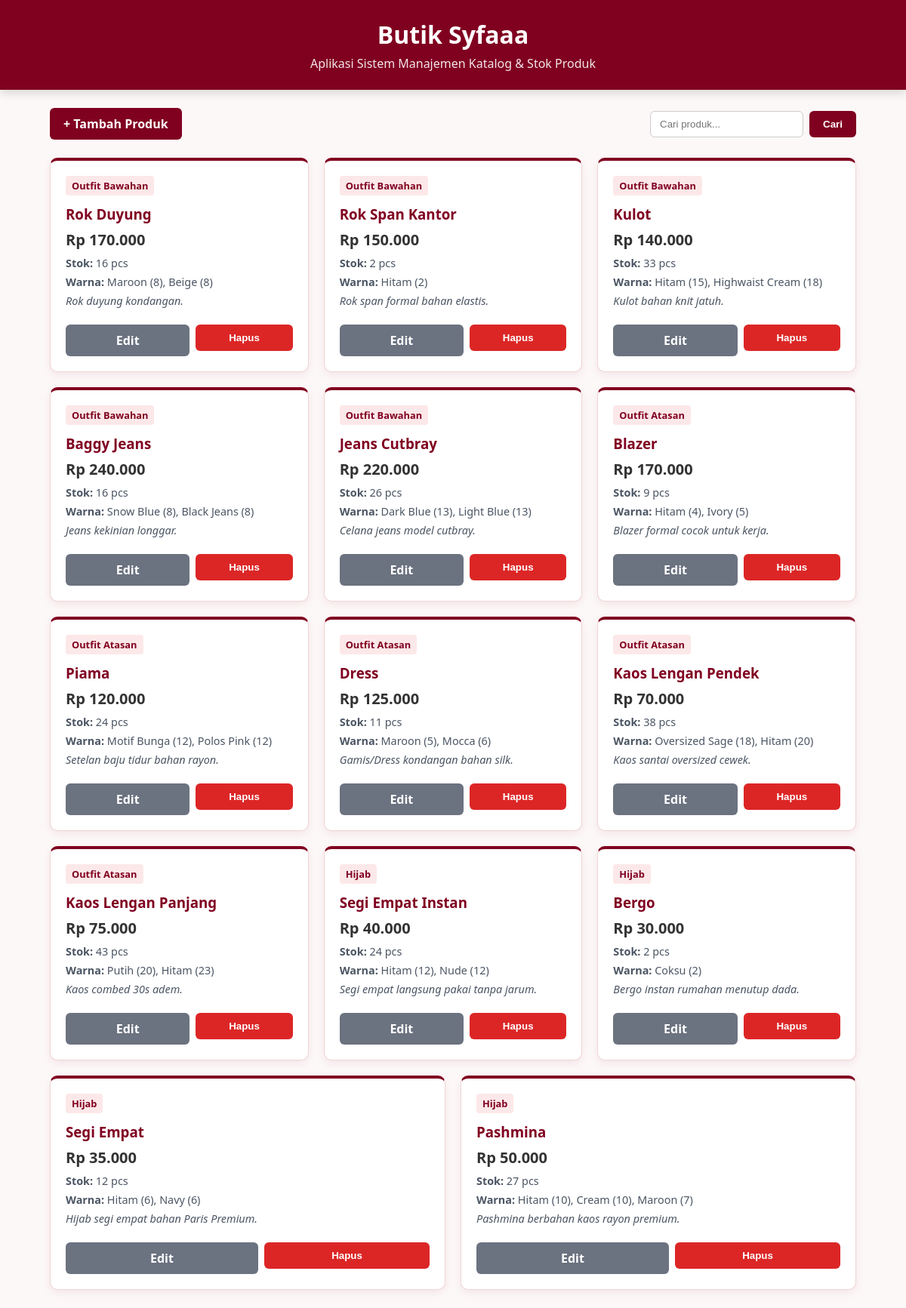
The page / on the database its author committed.
### tables this page shows
CREATE TABLE IF NOT EXISTS products (
    id INT AUTO_INCREMENT PRIMARY KEY,
    name VARCHAR(100) NOT NULL UNIQUE,
    category VARCHAR(50) NOT NULL DEFAULT 'Umum',
    price DECIMAL(12,2) NOT NULL,
    stock INT NOT NULL DEFAULT 0,
    colors VARCHAR(255) DEFAULT NULL,
    description TEXT DEFAULT NULL,
    created_at TIMESTAMP DEFAULT CURRENT_TIMESTAMP
);

### public/index.php (the view, shortened to what this page needs)
<?php
require_once __DIR__ . '/../config/db.php';
$q = trim($_GET['q'] ?? '');
if ($q !== '') {
    $sql = "SELECT * FROM products WHERE name LIKE :q OR category LIKE :q ORDER BY id DESC";
    $stmt = $pdo->prepare($sql);
    $stmt->execute(['q' => "%$q%"]);
} else {
    $stmt = $pdo->query("SELECT * FROM products ORDER BY id DESC");
}
$products = $stmt->fetchAll();
?>
<!DOCTYPE html>
<html lang="id">
<head>
    <link rel="stylesheet" href="assets/style.css">
</head>
<body>
    <div class="header">
        <h1>Butik Syfaaa</h1>
        <p>Aplikasi Sistem Manajemen Katalog & Stok Produk</p>
    </div>
    <div class="container">
        <div class="top-bar">
            <a href="create.php" class="btn">+ Tambah Produk</a>
            <form method="GET" class="search-form">
                <input type="text" name="q" placeholder="Cari produk..." value="<?= htmlspecialchars($q, ENT_QUOTES, 'UTF-8') ?>">
                <button type="submit" class="btn">Cari</button>
            </form>
        </div>
        <div class="products-grid">
            <?php foreach ($products as $p): ?>
                <div class="card">
                    <div>
                        <span class="badge"><?= htmlspecialchars($p['category'], ENT_QUOTES, 'UTF-8') ?></span>
                        <h3><?= htmlspecialchars($p['name'], ENT_QUOTES, 'UTF-8') ?></h3>
                        <div class="price">Rp <?= number_format($p['price'], 0, ',', '.') ?></div>
                        <div class="info"><strong>Stok:</strong> <?= (int)$p['stock'] ?> pcs</div>
                        <div class="info"><strong>Warna:</strong> <?= htmlspecialchars($p['colors'] ?: '-', ENT_QUOTES, 'UTF-8') ?></div>
                        <div class="info"><em><?= htmlspecialchars($p['description'] ?: '-', ENT_QUOTES, 'UTF-8') ?></em></div>
                    </div>
                    <div class="card-actions">
                        <a href="edit.php?id=<?= $p['id'] ?>" class="btn btn-secondary" style="flex:1; text-align:center;">Edit</a>
                        <form action="delete.php" method="POST" style="flex:1;" onsubmit="return confirm('Yakin hapus?');">
                            <button type="submit" class="btn btn-danger" style="width:100%;">Hapus</button>
                        </form>
                    </div>
                </div>
            <?php endforeach; ?>
        </div>
    </div>
</body>
</html>

### public/assets/style.css (style rules this page uses)
*::before, *::after, * { box-sizing: border-box; }
body { margin: 0; font-family: 'Segoe UI', Tahoma, Geneva, Verdana, sans-serif; background-color: #fdf8f8; color: #333; }
.header { background-color: #800020; color: #ffffff; padding: 24px 16px; text-align: center; box-shadow: 0 4px 12px rgba(0,0,0,0.15); }
.header h1 { margin: 0; font-size: 2rem; }
.header p { margin: 6px 0 0 0; opacity: 0.9; }
.container { max-width: 1100px; margin: 24px auto; padding: 0 16px; }
.top-bar { display: flex; justify-content: space-between; align-items: center; flex-wrap: wrap; gap: 12px; margin-bottom: 24px; }
.btn { display: inline-block; padding: 10px 18px; background-color: #800020; color: white; text-decoration: none; border-radius: 6px; font-weight: 600; border: none; cursor: pointer; }
.btn-danger { background-color: #dc2626; }
.btn-secondary { background-color: #6b7280; }
.search-form { display: flex; gap: 8px; }
.search-form input { padding: 8px 12px; border: 1px solid #ccc; border-radius: 6px; }
.products-grid { display: flex; flex-wrap: wrap; gap: 20px; align-items: stretch; }
.card { flex: 1 1 280px; background: #ffffff; border: 1px solid #f0d5d5; border-top: 4px solid #800020; border-radius: 10px; padding: 20px; box-shadow: 0 4px 12px rgba(128,0,32,0.08); display: flex; flex-direction: column; justify-content: space-between; }
.card h3 { margin: 0 0 8px 0; color: #800020; }
.badge { display: inline-block; background-color: #fce8e8; color: #800020; padding: 4px 8px; font-size: 0.8rem; font-weight: bold; border-radius: 4px; margin-bottom: 12px; }
.price { font-size: 1.25rem; font-weight: bold; margin: 8px 0; }
.info { font-size: 0.9rem; color: #4b5563; margin-bottom: 6px; }
.card-actions { display: flex; gap: 8px; margin-top: 16px; }

### rows shown on the page
products: category "Outfit Bawahan", name "Rok Duyung", price "170.000", stock "16", colors "Maroon (8), Beige (8)", description "Rok duyung kondangan."
products: category "Outfit Bawahan", name "Rok Span Kantor", price "150.000", stock "2", colors "Hitam (2)", description "Rok span formal bahan elastis."
products: category "Outfit Bawahan", name "Kulot", price "140.000", stock "33", colors "Hitam (15), Highwaist Cream (18)", description "Kulot bahan knit jatuh."
products: category "Outfit Bawahan", name "Baggy Jeans", price "240.000", stock "16", colors "Snow Blue (8), Black Jeans (8)", description "Jeans kekinian longgar."
products: category "Outfit Bawahan", name "Jeans Cutbray", price "220.000", stock "26", colors "Dark Blue (13), Light Blue (13)", description "Celana jeans model cutbray."
products: category "Outfit Atasan", name "Blazer", price "170.000", stock "9", colors "Hitam (4), Ivory (5)", description "Blazer formal cocok untuk kerja."
products: category "Outfit Atasan", name "Piama", price "120.000", stock "24", colors "Motif Bunga (12), Polos Pink (12)", description "Setelan baju tidur bahan rayon."
products: category "Outfit Atasan", name "Dress", price "125.000", stock "11", colors "Maroon (5), Mocca (6)", description "Gamis/Dress kondangan bahan silk."
products: category "Outfit Atasan", name "Kaos Lengan Pendek", price "70.000", stock "38", colors "Oversized Sage (18), Hitam (20)", description "Kaos santai oversized cewek."
products: category "Outfit Atasan", name "Kaos Lengan Panjang", price "75.000", stock "43", colors "Putih (20), Hitam (23)", description "Kaos combed 30s adem."
products: category "Hijab", name "Segi Empat Instan", price "40.000", stock "24", colors "Hitam (12), Nude (12)", description "Segi empat langsung pakai tanpa jarum."
products: category "Hijab", name "Bergo", price "30.000", stock "2", colors "Coksu (2)", description "Bergo instan rumahan menutup dada."
products: category "Hijab", name "Segi Empat", price "35.000", stock "12", colors "Hitam (6), Navy (6)", description "Hijab segi empat bahan Paris Premium."
products: category "Hijab", name "Pashmina", price "50.000", stock "27", colors "Hitam (10), Cream (10), Maroon (7)", description "Pashmina berbahan kaos rayon premium."
